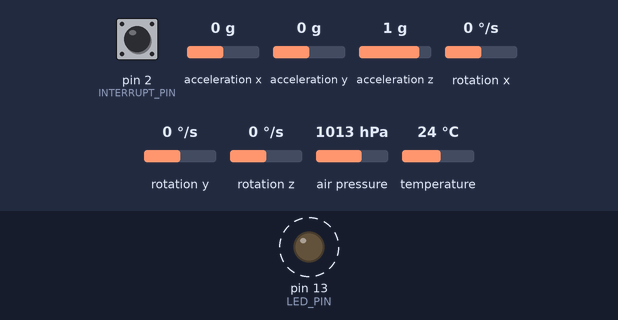
This sketch was run on a simulated Arduino Uno, built with avr-gcc and run on an emulated ATmega328P. On the bench: output pins drawn as LEDs (lit = HIGH). Dashed ring = blinking. Inputs (shaded band) come from the test bench; at power-on: pin 2 (INTERRUPT_PIN) LOW, acceleration x 0 g, acceleration y 0 g, acceleration z 1 g, rotation x 0 °/s, rotation y 0 °/s, rotation z 0 °/s, air pressure 1013 hPa, temperature 24 °C. The sensor or clock chip raises its interrupt line as the real part does; what the sketch prints to the serial monitor is not drawn.

Above: at 0.9 s.
Timing chart, 0 to 3.6 s (numbered marks = the images above):
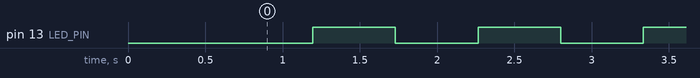

Measured:
- by itself, pin 13 (LED_PIN): alternates HIGH for 0.53 s and LOW for 0.53 s

The sketch:

SENDING_3.ino
```cpp
#include <SoftwareSerial.h>
#include <Wire.h>
#include <Adafruit_BMP085.h>
#include <SoftwareSerial.h>
#include "I2Cdev.h"
#include "MPU6050_6Axis_MotionApps20.h"
#define OUTPUT_READABLE_YAWPITCHROLL
#define INTERRUPT_PIN 2
#define LED_PIN 13
#define seaLevelPressure_hPa 1013.25
Adafruit_BMP085 bmp;
  int temp;
  long Pressure;
SoftwareSerial HC12(10, 11); // HC-12 TX Pin, HC-12 RX Pin
#include "Wire.h"
#if I2CDEV_IMPLEMENTATION == I2CDEV_ARDUINO_WIRE
#endif
MPU6050 mpu;
bool blinkState = false;
bool dmpReady = false;
uint8_t mpuIntStatus;
uint8_t devStatus;
uint16_t packetSize;
uint16_t fifoCount;
uint8_t fifoBuffer[64];
Quaternion q;
VectorInt16 aa;
VectorInt16 aaReal;
VectorInt16 aaWorld;
VectorFloat gravity;
float euler[3];
float ypr[3];
uint8_t teapotPacket[14] = { '$', 0x02, 0,0, 0,0, 0,0, 0,0, 0x00, 0x00, '\r', '\n' };
volatile bool mpuInterrupt = false;
void dmpDataReady() {
    mpuInterrupt = true;
}


void setup() {
  Serial.begin(9600);             // Serial port to computer
  HC12.begin(9600);               // Serial port to HC12
  while (!bmp.begin()) {
    Serial.println("Could not find a valid BMP085 sensor, check wiring!");
    delay(500);
    }


    #if I2CDEV_IMPLEMENTATION == I2CDEV_ARDUINO_WIRE
        Wire.begin();
        Wire.setClock(400000); // 400kHz I2C clock. Comment this line if having compilation difficulties
    #elif I2CDEV_IMPLEMENTATION == I2CDEV_BUILTIN_FASTWIRE
        Fastwire::setup(400, true);
    #endif

    Serial.begin(9600);
    while (!Serial);


    Serial.println(F("Initializing I2C devices..."));
    mpu.initialize();
    pinMode(INTERRUPT_PIN, INPUT);


   Serial.println(F("Testing device connections..."));
   Serial.println(mpu.testConnection() ? F("MPU6050 connection successful") : F("MPU6050 connection failed"));


    Serial.println(F("Initializing DMP..."));
    devStatus = mpu.dmpInitialize();


    mpu.setXGyroOffset(220);
    mpu.setYGyroOffset(76);
    mpu.setZGyroOffset(-85);
    mpu.setZAccelOffset(1788);


    if (devStatus == 0) {

        mpu.CalibrateAccel(6);
        mpu.CalibrateGyro(6);
        mpu.PrintActiveOffsets();

        Serial.println(F("Enabling DMP..."));
        mpu.setDMPEnabled(true);

        Serial.print(F("Enabling interrupt detection (Arduino external interrupt "));
        Serial.print(digitalPinToInterrupt(INTERRUPT_PIN));
        Serial.println(F(")..."));
        attachInterrupt(digitalPinToInterrupt(INTERRUPT_PIN), dmpDataReady, RISING);
        mpuIntStatus = mpu.getIntStatus();

        Serial.println(F("DMP ready! Waiting for first interrupt..."));
        dmpReady = true;

        packetSize = mpu.dmpGetFIFOPacketSize();
    } else {

        Serial.print(F("DMP Initialization failed (code "));
        Serial.print(devStatus);
        Serial.println(F(")"));
    }
    pinMode(LED_PIN, OUTPUT);
  }

void loop() {

//-----------------------------------
    Serial.print("Temperature = ");
    temp=bmp.readTemperature();
    Serial.print(temp);
    Serial.println(" *C");

    Serial.print("Pressure = ");
    Pressure=bmp.readPressure();
    Serial.print(Pressure);
    Serial.println(" Pa");
//----------------------------------


    if (!dmpReady) return;
    if (mpu.dmpGetCurrentFIFOPacket(fifoBuffer)) { // Get the Latest packet
        #ifdef OUTPUT_READABLE_QUATERNION
            mpu.dmpGetQuaternion(&q, fifoBuffer);
            Serial.print("quat\t");
            Serial.print(q.w);
            Serial.print("\t");
            Serial.print(q.x);
            Serial.print("\t");
            Serial.print(q.y);
            Serial.print("\t");
            Serial.println(q.z);
        #endif

        #ifdef OUTPUT_READABLE_EULER
            mpu.dmpGetQuaternion(&q, fifoBuffer);
            mpu.dmpGetEuler(euler, &q);
            Serial.print("euler\t");
            Serial.print(euler[0] * 180/M_PI);
            Serial.print("\t");
            Serial.print(euler[1] * 180/M_PI);
            Serial.print("\t");
            Serial.println(euler[2] * 180/M_PI);
        #endif

        #ifdef OUTPUT_READABLE_YAWPITCHROLL
            mpu.dmpGetQuaternion(&q, fifoBuffer);
            mpu.dmpGetGravity(&gravity, &q);
            mpu.dmpGetYawPitchRoll(ypr, &q, &gravity);
            Serial.print("ypr\t");
            Serial.print(ypr[0] * 180/M_PI);
            Serial.print("\t");
            Serial.print(ypr[1] * 180/M_PI);
            Serial.print("\t");
            Serial.println(ypr[2] * 180/M_PI);
        #endif

        #ifdef OUTPUT_READABLE_REALACCEL
            mpu.dmpGetQuaternion(&q, fifoBuffer);
            mpu.dmpGetAccel(&aa, fifoBuffer);
            mpu.dmpGetGravity(&gravity, &q);
            mpu.dmpGetLinearAccel(&aaReal, &aa, &gravity);
            Serial.print("areal\t");
            Serial.print(aaReal.x);
            Serial.print("\t");
            Serial.print(aaReal.y);
            Serial.print("\t");
            Serial.println(aaReal.z);
        #endif

        #ifdef OUTPUT_READABLE_WORLDACCEL

            mpu.dmpGetQuaternion(&q, fifoBuffer);
            mpu.dmpGetAccel(&aa, fifoBuffer);
            mpu.dmpGetGravity(&gravity, &q);
            mpu.dmpGetLinearAccel(&aaReal, &aa, &gravity);
            mpu.dmpGetLinearAccelInWorld(&aaWorld, &aaReal, &q);
            Serial.print("aworld\t");
            Serial.print(aaWorld.x);
            Serial.print("\t");
            Serial.print(aaWorld.y);
            Serial.print("\t");
            Serial.println(aaWorld.z);
        #endif

        #ifdef OUTPUT_TEAPOT

            teapotPacket[2] = fifoBuffer[0];
            teapotPacket[3] = fifoBuffer[1];
            teapotPacket[4] = fifoBuffer[4];
            teapotPacket[5] = fifoBuffer[5];
            teapotPacket[6] = fifoBuffer[8];
            teapotPacket[7] = fifoBuffer[9];
            teapotPacket[8] = fifoBuffer[12];
            teapotPacket[9] = fifoBuffer[13];
            Serial.write(teapotPacket, 14);
            teapotPacket[11]++;
        #endif

    byte buff[]={
    (byte)(temp>>8),(byte)(temp),(byte)(Pressure>>24),(byte)(Pressure>>16),(byte)(Pressure>>8),(byte)(Pressure),
    (byte)(ypr[0]/16,777,216),(byte)(ypr[0]/65536),(byte)(ypr[0]/256),(byte)(ypr[0]),
    (byte)(ypr[1]/16,777,216),(byte)(ypr[1]/65536),(byte)(ypr[1]/256),(byte)(ypr[1]),
    (byte)(ypr[2]/16,777,216),(byte)(ypr[2]/65536),(byte)(ypr[2]/256),(byte)(ypr[2])
    };
    HC12.write(buff,18);
    Serial.println();
     delay(500);

        blinkState = !blinkState;
       digitalWrite(LED_PIN, blinkState);}}
```
